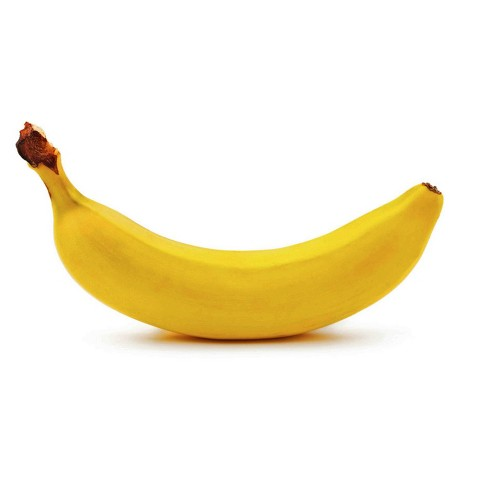
//> input picture Digital_Image_Processing_2021/image/bana.jpg, 488 x 488 px
$ ./week7_hw1   (built with g++ and OpenCV 4)
//> lines starting //> are read from the running program, lines starting //| are printed output that depends on the picture
//> further down, src_img is the input picture: 488 rows x 488 cols, CV_8UC3; mean B, G, R 219.5, 241.1, 248.4
#include <iostream>
#include <algorithm>
#include <vector>
#include "opencv2/core/core.hpp"
#include "opencv2/highgui/highgui.hpp"
#include "opencv2/imgproc/imgproc.hpp"
#include "opencv2/imgcodecs/imgcodecs.hpp"


using namespace cv;
using namespace std;

Mat myBGR2HSV(Mat src_img); // data RGB를 HSV로 변경
Mat myInRange(Mat hsv_img, Scalar min, Scalar max); //원하는 색 범위 masking
double* mycheckcolor(Mat hsv_img); // 흰색과 검은색을 제외한 main color 찾기

Mat myBGR2HSV(Mat src_img) {
	double b, g, r, h, s, v;
	Mat dst_img(src_img.size(), src_img.type());

	//전체 픽셀
	for (int y = 0; y < src_img.rows; y++) {
		for (int x = 0; x < src_img.cols; x++) {
			//RGB값 추출
			b = (double)src_img.at<Vec3b>(y, x)[0];
			g = (double)src_img.at<Vec3b>(y, x)[1];
			r = (double)src_img.at<Vec3b>(y, x)[2];

			//BGR -> HSV로 변환
			vector<double> vec = { r , g, b};
			double min = *min_element(vec.begin(), vec.end());
			double max = *max_element(vec.begin(), vec.end());

			v = max; //기존 0~1 범위에서 0~255범위 사용
			if (v == 0) { s = 0; }
			else { s = (max - min) / max; }

			if (max == r) { h = 0 + (g - b) / (max - min); }
			else if (max == g) { h = 2 + (b - r) / (max - min); }
			else { h = 4 + (r - g) / (max - min); }

			h *= 60;
			if (h < 0) { h += 360; }

			//색으로 출력을 위하여 0~255 범위 값에 맞추어 HSV값 변환
			h /= 2;
			s *= 255;
			h = h > 255.0 ? 255.0 : h < 0 ? 0 : h;
			s = s > 255.0 ? 255.0 : s < 0 ? 0 : s;
			v = v > 255.0 ? 255.0 : v < 0 ? 0 : v;

			//HSV 형태로 data 저장
			dst_img.at<Vec3b>(y, x)[0] = (uchar)h;
			dst_img.at<Vec3b>(y, x)[1] = (uchar)s;
			dst_img.at<Vec3b>(y, x)[2] = (uchar)v;
		}
	}
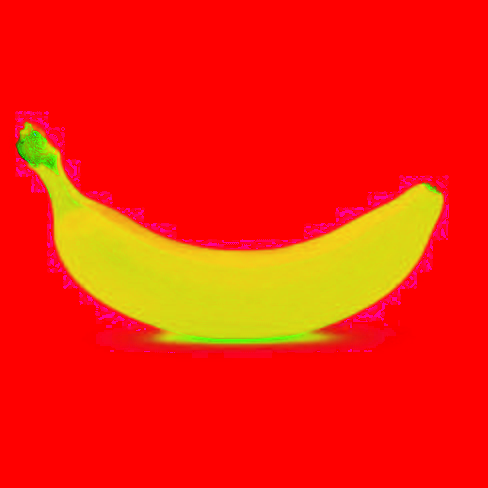
//> dst_img: 488 rows x 488 cols, CV_8UC3; mean B, G, R 6.5, 34, 248.4
//> after the loop, b = 255; g = 255; r = 255; v = 255; s = 0; h = nan
	return dst_img;
}

Mat myInRange(Mat hsv_img, Scalar min, Scalar max) {

	//mask 이미지
	Mat mask_img = Mat::zeros(hsv_img.size(), CV_8UC1);

	double h, s, v;
	for (int y = 0; y < hsv_img.rows; y++) {
		for (int x = 0; x < hsv_img.cols; x++) {
			//각 픽셀에서 HSV값 받아오기
			h = (double)hsv_img.at<Vec3b>(y, x)[0];
			s = (double)hsv_img.at<Vec3b>(y, x)[1];
			v = (double)hsv_img.at<Vec3b>(y, x)[2];

			//빨강색일때 범위값 다름
			if (max.val[0] == 12.5) {
				//원하는 범위에 해당되는 pixel만 흰색
				if (h <= max.val[0] || h >= min.val[0]) {
					if (s<max.val[1] && s>min.val[1]) {
						if (v<max.val[2] && s>min.val[2]) {
							mask_img.at<uchar>(y, x) = 255;
						}
					}
				}
			}
			else {
				//원하는 범위에 해당되는 pixel만 흰색
				if (h <= max.val[0] && h >= min.val[0]) {
					if (s<max.val[1] && s>min.val[1]) {
						if (v<max.val[2] && s>min.val[2]) {
							mask_img.at<uchar>(y, x) = 255;
						}
					}
				}
			}
		}
	}

	return mask_img;

}

double* mycheckcolor(Mat hsv_img) {

	double min_max[2]; //HSV에서 hue의 min과 max값 return을 위함

	//pair를 이용하여 각 색 범위의 pixel 갯수 확인
	vector<pair<string, int>> color;
	color.push_back(make_pair("Red", 0));
	color.push_back(make_pair("Orange", 0));
	color.push_back(make_pair("Yellow", 0));
	color.push_back(make_pair("Green", 0));
	color.push_back(make_pair("Blue", 0));
	color.push_back(make_pair("Purple", 0));

	//각 색에 따른 H의 min/max값
	vector<pair<double, double>> term;
	term.push_back(make_pair(330, 25));
	term.push_back(make_pair(25, 35));
	term.push_back(make_pair(35, 75));
	term.push_back(make_pair(75,165));
	term.push_back(make_pair(165, 270));
	term.push_back(make_pair(270, 330));

	double h, s, v;
	for (int y = 0; y < hsv_img.rows; y++) {
		for (int x = 0; x < hsv_img.cols; x++) {

			//색 확인을 위해 pixel data에서 HSV 추출
			h = (double)hsv_img.at<Vec3b>(y, x)[0];
			s = (double)hsv_img.at<Vec3b>(y, x)[1];
			v = (double)hsv_img.at<Vec3b>(y, x)[2];
			//RGB to HSV할때 범위값을 1/2로 줄여 준것 복원
			h *= 2;

			//검은색과 흰색이 아닐때 각 pixel 색 범위 확인
			if (not (s == 0 || v == 0)) {
			    if (25 < h &&  h <= 35) { color[1].second +=1; }
				else if (35 < h  && h <= 75) { color[2].second +=1; }
				else if (75 < h &&  h <= 165) { color[3].second +=1; }
				else if (165 < h && h <= 270) { color[4].second +=1; }
				else if (270 < h && h < 330) { color[5].second +=1; }
				else if (330 <= h || 25 <= h) { color[0].second += 1; }
			}
		}
	}
//> after the loop, h = 0; s = 0; v = 255

	//가장 높은 비중의 색 즉 max값 확인
	int max = color[0].second;
	int index = 0;
	for (int i = 0; i < color.size(); ++i)
	{
		cout << color[i].second << endl;
		if (max < color[i].second) {
			index = i;
			max = color[i].second;
		}
	}

	//비중이 제일 높은 main color 출력
	cout << "image's main color is " << color[index].first << endl;

	//해당 색 min/max을 return을 위해 저장
	min_max[0] = term[index].first/2;
	min_max[1] = term[index].second/2;

	return min_max;
}

int main() {

	//이미지 가져오기
	Mat src_img = imread("./image/bana.jpg", 1);
	if (!src_img.data) printf("No image data \n");

	//BGR to HSV로 변환
	Mat result_img = myBGR2HSV(src_img);

	//main color 확인 및 해당 색 범위 확인
	double* min_max = mycheckcolor(result_img);

	//해당 색 부분 범위의 mask이미지 생성
//> (the run ends here: the program crashes, at `Mat mask = myInRange(result_img, cv::Scalar(min_max[0], 20, 20), cv::S..`)

$ run again, with Digital_Image_Processing_2021/image/strawberry.jpg copied over Digital_Image_Processing_2021/image/bana.jpg
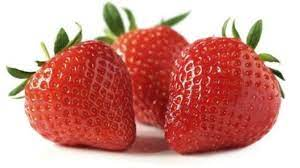
//> input picture Digital_Image_Processing_2021/image/strawberry.jpg, 300 x 168 px
//> src_img is the input picture: 168 rows x 300 cols, CV_8UC3; mean B, G, R 137, 145.5, 208.4
//> after the loop in myBGR2HSV, `for (int y = 0; y < src_img.rows; y++)`:
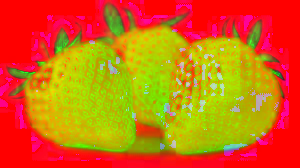
//> dst_img: 168 rows x 300 cols, CV_8UC3; mean B, G, R 17.9, 104.3, 209.4
//> after the loop in myBGR2HSV, `for (int y = 0; y < src_img.rows; y++)`: b = 255; s = 0; h = nan
//> after the loop in mycheckcolor, `for (int y = 0; y < hsv_img.rows; y++)`: h = 0; v = 255
